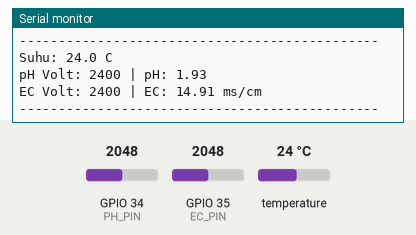
Simulated run of this sketch. Board: ESP32. On the bench: the last lines printed to the serial monitor. The test bench sets the inputs (shaded band); at power-on: temperature 24 °C, GPIO 34 (PH_PIN) = 2048, GPIO 35 (EC_PIN) = 2048. EEPROM starts erased.

Above: at 2.8 s.
2.9 s: temperature set to 12 °C
At 3.9 s:
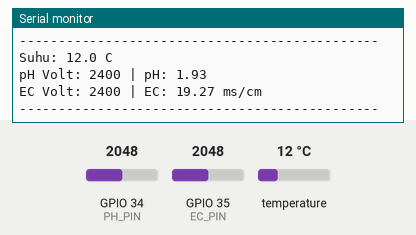
4.4 s: GPIO 34 (PH_PIN) set to 2866
At 5.7 s:
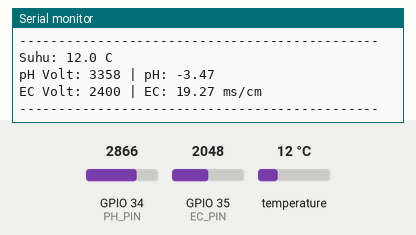
5.9 s: GPIO 35 (EC_PIN) set to 2866
At 6.8 s:
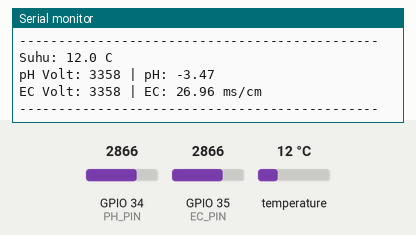
7.4 s: temperature set to 19 °C
At 8.7 s:
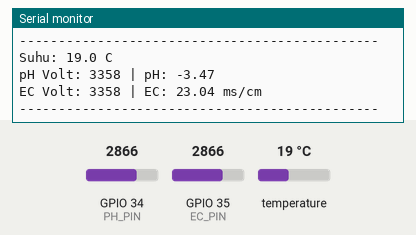
8.9 s: GPIO 34 (PH_PIN) set to 3603
At 9.9 s:
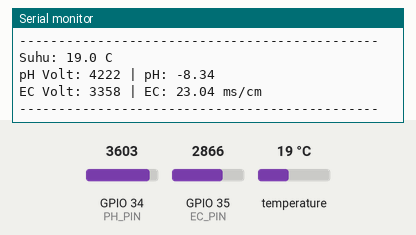
10.4 s: GPIO 35 (EC_PIN) set to 3603
At 11.9 s:
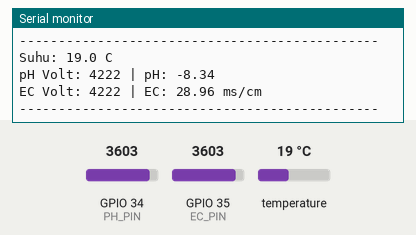
Timing chart, 0 to 12.9 s (numbered marks = the images above; inputs shaded):
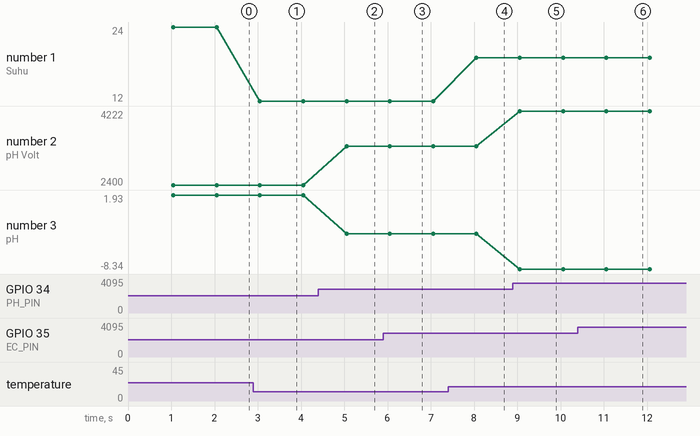

Measured:
- after the input at 2.9 s, the serial monitor: prints a new line after 0.15 s (image 1)
- after the input at 4.4 s, the serial monitor: prints a new line after 0.65 s (image 2)
- after the input at 5.9 s, the serial monitor: prints a new line after 0.15 s (image 3)
- after the input at 7.4 s, the serial monitor: prints a new line after 0.66 s (image 4)
- after the input at 8.9 s, the serial monitor: prints a new line after 0.16 s (image 5)
- after the input at 10.4 s, the serial monitor: prints a new line after 0.66 s (image 6)
- plotted number 1: 24 → 12 after the input at 2.9 s, 12 → 19 after the input at 7.4 s
- plotted number 2: 2400 → 3358 after the input at 4.4 s, 3358 → 4222 after the input at 8.9 s

The sketch:

Kombinasi_pH_EC.ino
```cpp
#include <EEPROM.h>
#include "DFRobot_PH.h"
#include "DFRobot_EC.h"
#include <OneWire.h>
#include <DallasTemperature.h>

// ==========================================
// KONFIGURASI PIN (SESUAIKAN JIKA BERBEDA)
// ==========================================
#define PH_PIN 34
#define EC_PIN 35
#define DS_PIN 4     // Pin untuk Sensor Suhu DS18B20

// LOGIKA TEGANGAN ESP32 (DIRECT CONNECT)
// Tanpa isolator, ESP32 membaca 0-3.3V = 0-4095
#define ESP_ADC_VREF 3300.0  // 3.3V
#define ESP_ADC_RES  4096.0  // 12-bit

OneWire ow(DS_PIN);
DallasTemperature objDS(&ow);

DFRobot_PH ph;
DFRobot_EC ec;

float voltagePH, phValue;
float voltageEC, ecValue;
float temperature = 25.0; // Nilai ini akan ditimpa oleh suhu asli DS18B20

void setup() {
  Serial.begin(115200);

  // Inisialisasi EEPROM
  // Library DFRobot biasanya otomatis memakai slot awal,
  // kita siapkan 64 byte untuk menampung keduanya.
  EEPROM.begin(64);

  ph.begin();
  ec.begin();

  objDS.begin();
  objDS.setWaitForConversion(false); // Mode Non-Blocking agar pengetikan Serial tidak ngelag

  Serial.println("============================================");
  Serial.println("   SISTEM MONITORING SIAP (PH & EC)    ");
  Serial.println("   Ketik perintah untuk kalibrasi:          ");
  Serial.println("   pH: enterph -> calph -> exitph           ");
  Serial.println("   EC: enterec -> calec -> exitec           ");
  Serial.println("============================================");
}

// ==========================================
// FILTER DIGITAL: Oversampling & Median
// ==========================================
float getSmoothADC(int pin) {
  const int SAMPLES = 30;
  float readings[SAMPLES];

  for (int i = 0; i < SAMPLES; i++) {
    readings[i] = analogRead(pin);
    delayMicroseconds(100);
  }

  for (int i = 0; i < SAMPLES - 1; i++) {
    for (int j = i + 1; j < SAMPLES; j++) {
      if (readings[i] > readings[j]) {float temp = readings[i]; readings[i] = readings[j]; readings[j] = temp;}
    }
  }

  float total = 0;
  for (int i = 10; i < 20; i++) total += readings[i];
  return total / 10.0f;
}

void loop() {
  static unsigned long timepoint = millis();
  if(millis() - timepoint > 1000U) {
    timepoint = millis();

    // 0. Baca Sensor Suhu Asli (DS18B20)
    objDS.requestTemperatures();
    float t_real = objDS.getTempCByIndex(0);
    // Masukkan suhu ke variabel utama jika angkanya masuk akal
    if (t_real != DEVICE_DISCONNECTED_C) {
      temperature = t_real;
    }

    // 1. Baca Sensor pH
    int adcPH = analogRead(PH_PIN);
    voltagePH = ((float)adcPH / ESP_ADC_RES * ESP_ADC_VREF) * 1.4545;
    phValue = ph.readPH(voltagePH, temperature);

    // 2. Baca Sensor EC
    int adcEC = analogRead(EC_PIN);
    voltageEC = ((float)adcEC / ESP_ADC_RES * ESP_ADC_VREF) * 1.4545;
    ecValue = ec.readEC(voltageEC, temperature);

    // 3. Tampilkan Data
    Serial.print("Suhu: "); Serial.print(temperature, 1); Serial.println(" C");
    Serial.print("pH Volt: "); Serial.print(voltagePH, 0);
    Serial.print(" | pH: "); Serial.println(phValue, 2);

    Serial.print("EC Volt: "); Serial.print(voltageEC, 0);
    Serial.print(" | EC: "); Serial.print(ecValue, 2); Serial.println(" ms/cm");
    Serial.println("----------------------------------------------");
  }

  // --- B. FUNGSI KALIBRASI (WAJIB JALAN TERUS) ---
  // Diletakkan di LUAR if(millis) agar selalu standby menerima ketikan.
  ph.calibration(voltagePH, temperature);
  ec.calibration(voltageEC, temperature);
}
```
